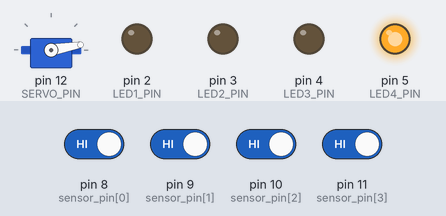
The sketch below on a simulated Arduino Uno, built with avr-gcc and run on an emulated ATmega328P. On the bench: servo, output pins drawn as LEDs (lit = HIGH). Dashed ring = blinking. The inputs (shaded band) are chosen by the test bench; at power-on: pin 8 (sensor_pin[0]), pin 9 (sensor_pin[1]), pin 10 (sensor_pin[2]), pin 11 (sensor_pin[3]) HIGH. What the sketch prints to the serial monitor is not drawn.

Above: at 1.3 s.
1.4 s: pin 8 (sensor_pin[0]) driven LOW
At 1.6 s:
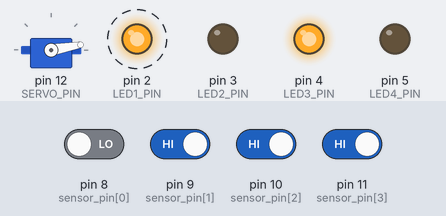
At 2.0 s:
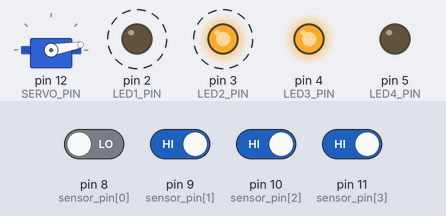
4.4 s: pin 9 (sensor_pin[1]) driven LOW
At 4.96 s:
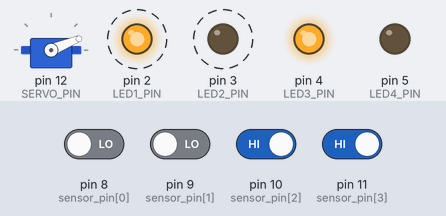
7.4 s: pin 8 (sensor_pin[0]) driven HIGH
10.4 s: pin 8 (sensor_pin[0]) driven LOW and pin 10 (sensor_pin[2]) driven LOW
13.4 s: pin 10 (sensor_pin[2]) driven HIGH and pin 11 (sensor_pin[3]) driven LOW
Timing chart, 0 to 20.4 s (numbered marks = the images above; inputs shaded):
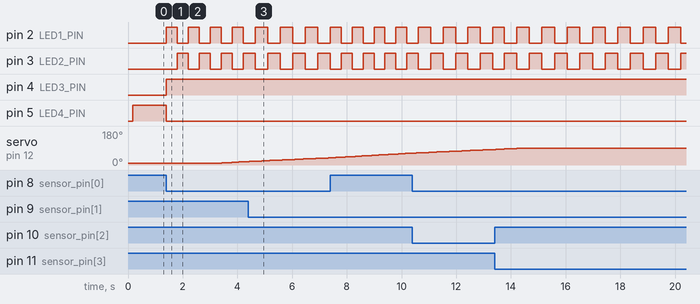

Measured:
- after the input at 1.4 s, pin 2 (LED1_PIN): alternates HIGH for 0.40 s and LOW for 0.40 s, starting at once; pin 3 (LED2_PIN): alternates HIGH for 0.40 s and LOW for 0.40 s, starting after 0.40 s

The sketch:

us_barriers_rudysarduinoprojects_1b.ino
```cpp
// https://rudysarduinoprojects.wordpress.com/2020/09/23/fun-with-arduino-42-railway-crossing-multi-track-two-way/
// Nicu Florica (niq_ro) added 3rd led as in US
// ver.1.a: Nicu Florica (niq_ro) added 3rd led as in US
// ver.1.b: added 4th led (white led) for open gates

#define GATE_SPEED          120 // [ms] lower number is higher servo speed
#define BLINK_SPEED         400 // [ms] smaller number is faster blinking
#define GATE_DELAY         2000 // [ms] time between start blinking and gate closing
#define END_OF_TRAIN_DELAY 2000 // [ms] time to wait before deciding this was the end of the train
#define GATE_OPEN_ANGLE      10
#define GATE_CLOSED_ANGLE    90
#define SERVO_PIN            12
#define LED1_PIN              2
#define LED2_PIN              3
#define LED3_PIN              4  // 3rd led
#define LED4_PIN              5  // white led

#define NUM_SENSORS           4 // two sensors per track, one left and one right of the gate
byte sensor_pin[NUM_SENSORS]  = {8,9,10,11}; // sensor pin numbers

byte state = 1, train_counter, n;
byte led1, led2, blink_enabled;
byte    angle = GATE_OPEN_ANGLE;
byte setpoint = GATE_OPEN_ANGLE;
byte sensor_state[NUM_SENSORS];       // 0 idle, 1 detect arrival, 2 detect departure, 3 detect end of train
byte end_of_train[NUM_SENSORS];       // 0 idle, 1 end of train detected
unsigned long time_to_blink;
unsigned long time_to_close_gate;
unsigned long time_for_servo_step;
unsigned long time_end_of_train[NUM_SENSORS];

#include <Servo.h>
Servo gate_servo;

void setup() {
  pinMode(LED1_PIN, OUTPUT);
  pinMode(LED2_PIN, OUTPUT);
  pinMode(LED3_PIN, OUTPUT);
  pinMode(LED4_PIN, OUTPUT);
  for (byte i = 0; i < NUM_SENSORS; i++) pinMode(sensor_pin[i], INPUT_PULLUP);
  gate_servo.attach(SERVO_PIN);
  gate_servo.write(angle);
  Serial.begin(9600);
  Serial.println("  ");
  Serial.println("Railway Crossing Control Ready");
  Serial.println("original from: https://rudysarduinoprojects.wordpress.com/2020/09/23/fun-with-arduino-42-railway-crossing-multi-track-two-way/");
  Serial.println();
  Serial.println("small changes by Nicu FLORICA (niq_ro)");
  Serial.println();
  Serial.println("Waiting for train");
  for (byte i = 0; i < NUM_SENSORS; i++) sensor_state[i] = 1; // enable sensors for train detection
}

void loop() {

  for (byte i = 0; i < NUM_SENSORS; i++) {
    if(sensor_state[i] == 1) { // detect arrival of new train
      if(!digitalRead(sensor_pin[i])) { // train detected
        train_counter++;
        sensor_state[i] = 0;
        if(i%2) n = i - 1; else n = i + 1;
        sensor_state[n] = 2; // buddy sensor departure detection enabled
        Serial.print("--> Arrival, sensor no.");
        Serial.println(i);
        Serial.print("Trains:    ");
        Serial.println(train_counter);
        Serial.println("  ");
      }
    }
    else if(sensor_state[i] > 1) {
      if(!digitalRead(sensor_pin[i])) { // departure detected
        time_end_of_train[i] = millis() + (unsigned long)END_OF_TRAIN_DELAY;
        if(i%2) n = i - 1; else n = i + 1;
        sensor_state[n] = 1; // buddy sensor enabled again
        if(sensor_state[i] == 2) {
          Serial.print("<-- Departure, sensor no.");
          Serial.println(i);
        }
        sensor_state[i] = 3;
      }
      if(sensor_state[i] == 3) // decide if end of train has passed based on a timer
        if(millis() > time_end_of_train[i]) end_of_train[i] = 1;
      if(end_of_train[i]) { // this takes care train_counter-- is executed only once
        train_counter--;
        end_of_train[i] = 0;
        sensor_state[i] = 1;
        Serial.print("Trains:    ");
        Serial.println(train_counter);
        Serial.println("  ");
      }
    }
  }

  switch (state) {
    case 1: // gate open, not blinking, waiting for train arrival
      if(train_counter) state = 12;
    break;

    case 12: // train arrival detected, blinking
      Serial.println("Binking started");
      blink_enabled = 1;
      time_to_close_gate = millis() + (unsigned long)GATE_DELAY;
      state = 2;
    break;

    case 2: // blinking, wait until it's time to close the gate
      if (millis() > time_to_close_gate) state = 23; // gate delay time has passed
    break;

    case 23: // close the gate
      Serial.println("Gate closing");
      gate_servo.attach(SERVO_PIN);
      setpoint = GATE_CLOSED_ANGLE;
      state = 3;
    break;

    case 3: // gate is closing, blinking
      if(angle == setpoint) {
        Serial.println("Gate closed");
        state = 4;
      }
    break;

    case 4: // gate fullly closed, blinking, waiting for train departure
      if(train_counter == 0) state = 45;
    break;

    case 45: // train departure detected, open the gate, blinking
      Serial.println("Gate opening");
      gate_servo.attach(SERVO_PIN);
      setpoint = GATE_OPEN_ANGLE;
      state = 5;
    break;

    case 5: // wait until gate is fully opened, blinking
      if(train_counter) state = 23;
      if (angle == setpoint) state = 51;
    break;

    case 51: // gate is fully opened, stop blinking
//      for (byte i = 0; i < NUM_SENSORS; i++) sensor_state[i] = 1;
      blink_enabled = 0;
      led1 = 0;
      led2 = 0;
      gate_servo.detach(); // to avoid servo flutter
      state = 1;
      Serial.println("Gate open, blinking stopped");
      Serial.println();
      Serial.println("Waiting for train");
      Serial.println("  ");
    break;
  }

  if (millis() > time_for_servo_step) {
    time_for_servo_step = millis() + (unsigned long)GATE_SPEED;
    if (angle < setpoint) angle++;
    if (angle > setpoint) angle--;
    gate_servo.write(angle);
  }

  if(blink_enabled == 1) {
    if(millis() > time_to_blink) {
      time_to_blink = millis() + (unsigned long)BLINK_SPEED;
      led1 = !led1;
      led2 = !led1;
    }
  }

  digitalWrite(LED1_PIN, led1);
  digitalWrite(LED2_PIN, led2);
  digitalWrite(LED3_PIN, (led1+led2)%2);
  digitalWrite(LED4_PIN, (led1+led2+1)%2);
}
```
